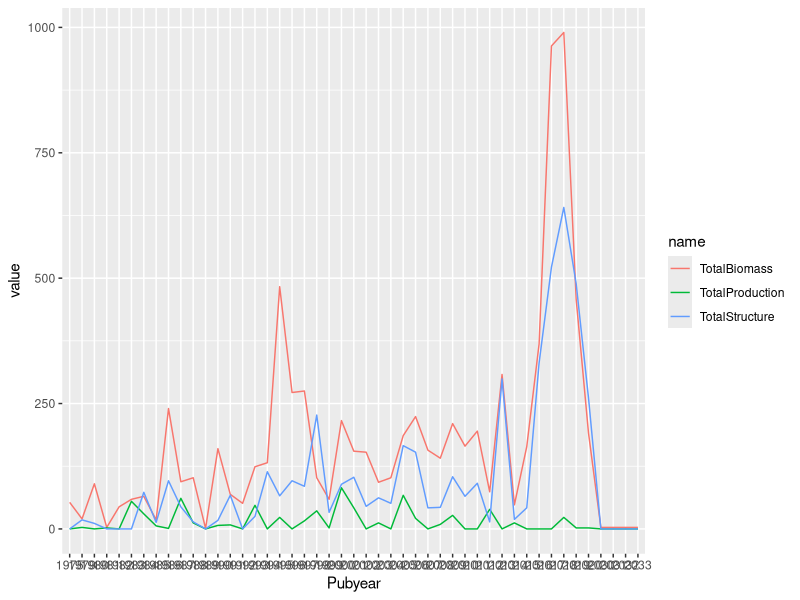

Write R code to recreate this figure.
## ---- chunk 1
knitr::opts_chunk$set(echo = TRUE)
## ---- chunk 2
library(tidyverse)
## ---- chunk 3
seagrass<-read.csv("../data/SeagrassPubs.csv")
## ---- chunk 4
head(seagrass)
summary(seagrass)
glimpse(seagrass)
## ---- chunk 5
# Extract author and year from reference column and create new data frame with these two variables separated.
seagrass1 <- seagrass %>% 
  mutate(Author = str_extract(string = Reference, pattern = "(?<=,\\s).+"),
         PubYear = str_extract(string = Reference, pattern = "[0-9]+")) %>% 
  select(Author:PubYear)
# Combine the Column for publication year to the original data frame using cbind function.
Pubyear = seagrass1$PubYear
seagrass2 <- cbind(seagrass, Pubyear)
## ---- chunk 6
biomass<-seagrass2 %>% #Create new data frame and select which data frame to pull data from.
  group_by(Pubyear) %>% # Group publications by year.
  select(Pubyear, Seagr.biom.above.dm..g.m..2.) %>% # Select which 2 variables we are interested in using to tally.
   drop_na(Seagr.biom.above.dm..g.m..2.) %>% # Remove na values to only count the years with publications.
    tally()
colnames(biomass) <- c("Pubyear", "tally1")

biomass1<-seagrass2 %>% #Create new data frame and select which data frame to pull data from.
  group_by(Pubyear) %>%  # Group publications by year.
  select(Pubyear, Seagr.biom.below.dm..g.m..2.) %>% # Select which 2 variables we are interested in using to tally.
  drop_na(Seagr.biom.below.dm..g.m..2.) %>% # Remove na values to only count the years with publications.
    tally()
colnames(biomass1) <- c("Pubyear", "tally2")

biomass2<-seagrass2 %>% #Create new data frame and select which data frame to pull data from.
  group_by(Pubyear) %>%  # Group publications by year.
  select(Pubyear, Seagr.biom.tot.dm..g.m..2.) %>% # Select which 2 variables we are interested in using to tally.
  drop_na(Seagr.biom.tot.dm..g.m..2.) %>% # Remove na values to only count the years with publications.
    tally()
colnames(biomass2) <- c("Pubyear", "tally3")


# Organise data into one dataframe.

TBmass1 <- biomass %>%
  full_join(biomass1) # Combine tally columns for biomass and biomass1 into one dataframe.


TBmass2 <- TBmass1 %>%
  full_join(biomass2)  # Combine tally columns for TBmass1 and biomass2 into one dataframe. That puts all three tally columns into one dataframe.



TBmass2$tally1<-as.numeric(TBmass2$tally1) # Make tally1 numeric.
TBmass2$tally2<-as.numeric(TBmass2$tally2) # Make tally2 numeric.
TBmass2$tally3<-as.numeric(TBmass2$tally3) # Make tally3 numeric.

TBmass2[is.na(TBmass2)] <- 0 # Make all NA values equal 0

TBmass2$TotalBiomass<-rowSums(TBmass2[ , c("tally1", "tally2", "tally3")]) # Create new variable TotalBiomass that calculates the sum for each row for each publication year.

## ---- chunk 7
Structure1<-seagrass2 %>% #Create new data frame and select which data frame to pull data from.
  group_by(Pubyear) %>% # Group publications by year.
  select(Pubyear, Seagr.cov....) %>% # Select which 2 variables we are interested in using to tally.
   drop_na(Seagr.cov....) %>% # Remove na values to only count the years with publications.
    tally()
colnames(Structure1) <- c("Pubyear", "tally1")

Structure2<-seagrass2 %>% #Create new data frame and select which data frame to pull data from.
  group_by(Pubyear) %>%  # Group publications by year.
  select(Pubyear, Seagr.shoot.dens....m..2.) %>% # Select which 2 variables we are interested in using to tally.
  drop_na(Seagr.shoot.dens....m..2.) %>% # Remove na values to only count the years with publications.
    tally()
colnames(Structure2) <- c("Pubyear", "tally2")

Structure3<-seagrass2 %>% #Create new data frame and select which data frame to pull data from.
  group_by(Pubyear) %>%  # Group publications by year.
  select(Pubyear, Seagr.leaf.dens....m..2.) %>% # Select which 2 variables we are interested in using to tally.
  drop_na(Seagr.leaf.dens....m..2.) %>% # Remove na values to only count the years with publications.
    tally()
colnames(Structure3) <- c("Pubyear", "tally3")




# Organise data into one dataframe.

TStructure1 <- Structure1 %>%
  full_join(Structure2) # Combine tally columns for Structure1 and Structure2 into one dataframe.


TStructure2 <- TStructure1 %>%
  full_join(Structure3)  # Combine tally columns for TStructure1 and Structure3 into one dataframe. That puts all three tally columns into one dataframe.



TStructure2$tally1<-as.numeric(TStructure2$tally1) # Make tally1 numeric.
TStructure2$tally2<-as.numeric(TStructure2$tally2) # Make tally2 numeric.
TStructure2$tally3<-as.numeric(TStructure2$tally3) # Make tally3 numeric.

TStructure2[is.na(TStructure2)] <- 0 # Make all NA values equal 0

TStructure2$TotalStructure<-rowSums(TStructure2[ , c("tally1", "tally2", "tally3")]) # Create new variable TotalBiomass that calculates the sum for each row for each publication year.

## ---- chunk 8
Production1<-seagrass2 %>% #Create new data frame and select which data frame to pull data from.
  group_by(Pubyear) %>% # Group publications by year.
  select(Pubyear, Seagr.prod.above.dm..g.m..2.day.) %>% # Select which 2 variables we are interested in using to tally.
   drop_na(Seagr.prod.above.dm..g.m..2.day.) %>% # Remove na values to only count the years with publications.
    tally()
colnames(Production1) <- c("Pubyear", "tally1")

Production2<-seagrass2 %>% #Create new data frame and select which data frame to pull data from.
  group_by(Pubyear) %>%  # Group publications by year.
  select(Pubyear, Seagr.prod.below.dm..g.m..2.day.) %>% # Select which 2 variables we are interested in using to tally.
  drop_na(Seagr.prod.below.dm..g.m..2.day.) %>% # Remove na values to only count the years with publications.
    tally()
colnames(Production2) <- c("Pubyear", "tally2")

Production3<-seagrass2 %>% #Create new data frame and select which data frame to pull data from.
  group_by(Pubyear) %>%  # Group publications by year.
  select(Pubyear, Seagr.prod.total.dm..g.m..2.day.) %>% # Select which 2 variables we are interested in using to tally.
  drop_na(Seagr.prod.total.dm..g.m..2.day.) %>% # Remove na values to only count the years with publications.
    tally()
colnames(Production3) <- c("Pubyear", "tally3")




# Organise data into one dataframe.

TProduction1 <- Production1 %>%
  full_join(Production2) # Combine tally columns for Structure1 and Structure2 into one dataframe.


TProduction2 <- TProduction1 %>%
  full_join(Production3)  # Combine tally columns for TStructure1 and Structure3 into one dataframe. That puts all three tally columns into one dataframe.



TProduction2$tally1<-as.numeric(TProduction2$tally1) # Make tally1 numeric.
TProduction2$tally2<-as.numeric(TProduction2$tally2) # Make tally2 numeric.
TProduction2$tally3<-as.numeric(TProduction2$tally3) # Make tally3 numeric.

TProduction2[is.na(TProduction2)] <- 0 # Make all NA values equal 0

TProduction2$TotalProduction<-rowSums(TProduction2[ , c("tally1", "tally2", "tally3")]) # Create new variable TotalBiomass that calculates the sum for each row for each publication year.


## ---- chunk 9

df_new <- 
  left_join(TBmass2, TStructure2, by = 'Pubyear') %>% 
  mutate(Pubyear = replace_na(Pubyear, 0))

df_new2 <- 
  left_join(df_new, TProduction2, by = 'Pubyear') %>% 
  mutate(Pubyear = replace_na(Pubyear, 0))

summary(df_new2)


# Remove unwanted variables.
df_new2 <- subset(df_new2, select = -(tally1))
df_new2 <- subset(df_new2, select = -(tally2))
df_new2 <- subset(df_new2, select = -(tally3))
df_new2 <- subset(df_new2, select = -(tally1.x))
df_new2 <- subset(df_new2, select = -(tally1.y))
df_new2 <- subset(df_new2, select = -(tally2.x))
df_new2 <- subset(df_new2, select = -(tally2.y))
df_new2 <- subset(df_new2, select = -(tally3.x))
df_new2 <- subset(df_new2, select = -(tally3.y))

TotalData <- df_new2
TotalData[is.na(TotalData)] <- 0 # Make all NA values equal 0

summary(TotalData)
view(TotalData)
## ---- chunk 10
TotalData %>%
  pivot_longer(cols = -Pubyear) %>%
  ggplot(aes(x = Pubyear, y = value, group = name, color = name)) + geom_line()
